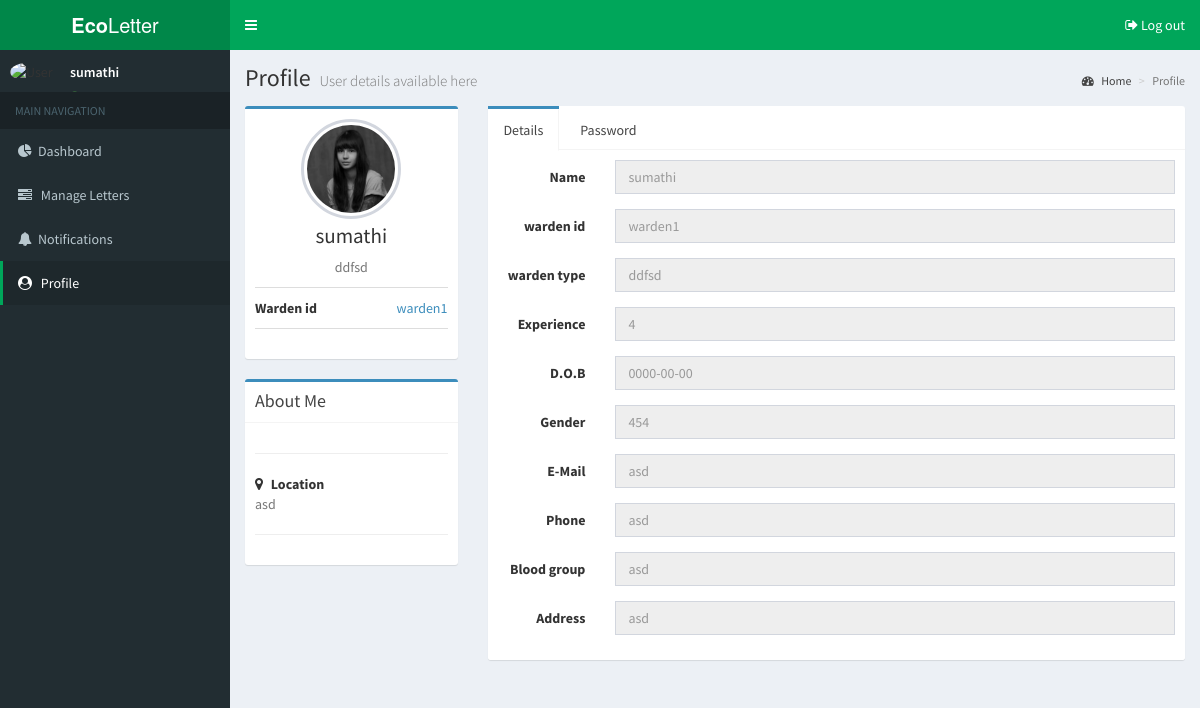
Page /warden/profile.php (signed in) on the committed database.
### tables this page shows
CREATE TABLE `warden_data` (
  `wardenid` varchar(10) NOT NULL,
  `name` varchar(75) NOT NULL,
  `wardentype` varchar(75) NOT NULL,
  `experience` int(5) NOT NULL,
  `gender` varchar(30) NOT NULL,
  `dob` date NOT NULL,
  `email` varchar(75) NOT NULL,
  `phno` varchar(30) NOT NULL,
  `bldgrp` varchar(30) NOT NULL,
  `address` text NOT NULL
);

### warden/profile.php (the view, shortened to what this page needs)
<?php
include('../session.php');
?>
    <!DOCTYPE html>
    <html>
    <head>
        <link rel="stylesheet" href="../bower_components/bootstrap/dist/css/bootstrap.min.css">
        <link rel="stylesheet" href="../bower_components/font-awesome/css/font-awesome.min.css">
        <link rel="stylesheet" href="../bower_components/Ionicons/css/ionicons.min.css">
        <link rel="stylesheet" href="../bower_components/jvectormap/jquery-jvectormap.css">
        <link rel="stylesheet" href="../dist/css/AdminLTE.min.css">
        <link rel="stylesheet" href="../dist/css/skins/_all-skins.min.css">
        <link rel="stylesheet" href="../plugins/bootstrap-wysihtml5/bootstrap3-wysihtml5.min.css">
    </head>
    <body class="hold-transition skin-green sidebar-mini">
    <div class="wrapper">
        <header class="main-header">
            <a href="/" class="logo">
                <span class="logo-lg"><b>Eco</b>Letter</span>
            </a>
            <nav class="navbar navbar-static-top">
                <a href="#" class="sidebar-toggle" data-toggle="push-menu" role="button">
                </a>
                <div class="navbar-custom-menu">
                    <ul class="nav navbar-nav">
                        <li>
                            <a href="/logout.php"><i class="fa fa-sign-out"></i> Log out</a>
                        </li>
                    </ul>
                </div>
            </nav>
        </header>
        <aside class="main-sidebar">
            <section class="sidebar">
                <div class="user-panel">
                    <div class="pull-left image"><img src="../dist/img/teacher.png" class="img-circle" alt="User Image">
                    </div>
                    <div class="pull-left info"><p><?php
                            $sql = "SELECT name from warden_data WHERE wardenid='".$_SESSION['login_user']."'";
                            $result = mysqli_query($db, $sql);
                            if (mysqli_num_rows($result) > 0) {
                                $row = mysqli_fetch_assoc($result);
                                echo $row['name'];
                            } else {
                                echo "0 results";
                            }
                            ?></p>                    <a href="#"> Warden </a></div>
                </div>
                <ul class="sidebar-menu" data-widget="tree">
                    <li class="header">MAIN NAVIGATION</li>
                    <li><a href="index.php"><i class="fa fa-pie-chart"></i><span>Dashboard</span></a></li>
                    <li><a href="manage-letter.php?option=pending"><i class="fa fa-tasks"></i> <span>Manage Letters</span></a></li>
                    <li><a href="notifications.php"><i class="fa fa-bell"></i><span>Notifications</span></a></li>
                    <li class="active"><a href="profile.php"><i class="fa fa-user-circle"></i> <span>Profile</span></a>
                    </li>
                </ul>
            </section>
        </aside>
        <div class="content-wrapper">
            <section class="content-header">
                <h1>
                    Profile
                    <small>User details available here</small>
                </h1>
                <ol class="breadcrumb">
                    <li><a href="#"><i class="fa fa-dashboard"></i> Home</a></li>
                    <li class="active">Profile</li>
                </ol>
            </section>
            <section class="content">
                <?php
                $usern="SELECT * FROM warden_data WHERE wardenid='".$_SESSION['login_user']."'";
                $wdn=mysqli_query($db, $usern);
                $data=mysqli_fetch_array($wdn);
                ?>
                <div class="row">
                    <div class="col-md-3">
                        <div class="box box-primary">
                            <div class="box-body box-profile">
                                <img class="profile-user-img img-responsive img-circle"
                                     src="../../dist/img/user4-128x128.jpg" alt="User profile picture">
                                <h3 class="profile-username text-center"><?php echo $data['name']; ?></h3>
                                <p class="text-muted text-center"><?php echo $data['wardentype']; ?></p>
                                <ul class="list-group list-group-unbordered">
                                    <li class="list-group-item">
                                        <b>Warden id</b> <a class="pull-right"><?php echo $data['wardenid']; ?></a>
                                    </li>
                                </ul>
                            </div>
                        </div>
                        <div class="box box-primary">
                            <div class="box-header with-border">
                                <h3 class="box-title">About Me</h3>
                            </div>
                            <div class="box-body">
                                <hr>
                                <strong><i class="fa fa-map-marker margin-r-5"></i> Location</strong>
                                <p class="text-muted"><?php echo $data['address']; ?></p>
                                <hr>
                                  </div>
                        </div>
                    </div>
                    <div class="col-md-9">
                        <div class="nav-tabs-custom">
                            <ul class="nav nav-tabs">
                                <li class="active"><a href="#activity" data-toggle="tab">Details</a></li>
                                <li><a href="#password" data-toggle="tab">Password</a></li>
                            </ul>
                            <div class="tab-content">
                                <div class="active tab-pane" id="activity">
                                <form class="form-horizontal">
                                    <div class="form-group">
                                        <label for="inputName" class="col-sm-2 control-label">Name</label>
                                        <div class="col-sm-10">
                                            <input type="text" class="form-control" id="inputName" placeholder="<?php echo $data['name']; ?>" disabled="disabled">
                                        </div>
                                    </div>
                                    <div class="form-group">
                                        <label for="inputName" class="col-sm-2 control-label">warden id</label>
                                        <div class="col-sm-10">
                                            <input type="text" class="form-control" id="inputName" placeholder="<?php echo $data['wardenid']; ?>" disabled="disabled">
                                        </div>
                                    </div>
                                    <div class="form-group">
                                        <label for="inputName" class="col-sm-2 control-label">warden type</label>
                                        <div class="col-sm-10">
                                            <input type="text" class="form-control" id="inputName" placeholder="<?php echo $data['wardentype']; ?>" disabled="disabled">
                                        </div>
                                    </div>
                                    <div class="form-group">
                                        <label for="inputName" class="col-sm-2 control-label">Experience</label>
                                        <div class="col-sm-10">
                                            <input type="text" class="form-control" id="inputName" placeholder="<?php echo $data['experience']; ?>" disabled="disabled">
                                        </div>
                                    </div>
                                    <div class="form-group">
                                        <label for="inputName" class="col-sm-2 control-label">D.O.B</label>
                                        <div class="col-sm-10">
                                            <input type="text" class="form-control" id="inputName" placeholder="<?php echo $data['dob']; ?>" disabled="disabled">
                                        </div>
                                    </div>
                                    <div class="form-group">
                                        <label for="inputName" class="col-sm-2 control-label">Gender</label>
                                        <div class="col-sm-10">
                                            <input type="text" class="form-control" id="inputName" placeholder="<?php echo $data['gender']; ?>" disabled="disabled">
                                        </div>
                                    </div>
                                    <div class="form-group">
                                        <label for="inputName" class="col-sm-2 control-label">E-Mail</label>
                                        <div class="col-sm-10">
                                            <input type="text" class="form-control" id="inputName" placeholder="<?php echo $data['email']; ?>" disabled="disabled">
                                        </div>
                                    </div>
                                    <div class="form-group">
                                        <label for="inputName" class="col-sm-2 control-label">Phone</label>
                                        <div class="col-sm-10">
                                            <input type="text" class="form-control" id="inputName" placeholder="<?php echo $data['phno']; ?>" disabled="disabled">
                                        </div>
                                    </div>
                                    <div class="form-group">
                                        <label for="inputName" class="col-sm-2 control-label">Blood group</label>
                                        <div class="col-sm-10">
                                            <input type="text" class="form-control" id="inputName" placeholder="<?php echo $data['bldgrp']; ?>" disabled="disabled">
                                        </div>
                                    </div>
                                    <div class="form-group">
                                        <label for="inputName" class="col-sm-2 control-label">Address</label>
                                        <div class="col-sm-10">
                                            <input type="text" class="form-control" id="inputName" placeholder="<?php echo $data['address']; ?>" disabled="disabled">
                                        </div>
                                    </div>
                                        </form>
                            </div>
                            </div>
                        </div>
                    </div>
                </div>
            </section>
        </div>
    </div>
    </body>
    </html>

### rows in the picture
warden_data: name "sumathi", wardentype "ddfsd", wardenid "warden1", address "asd", experience "4", dob "0000-00-00", gender "454", email "asd", phno "asd", bldgrp "asd"
